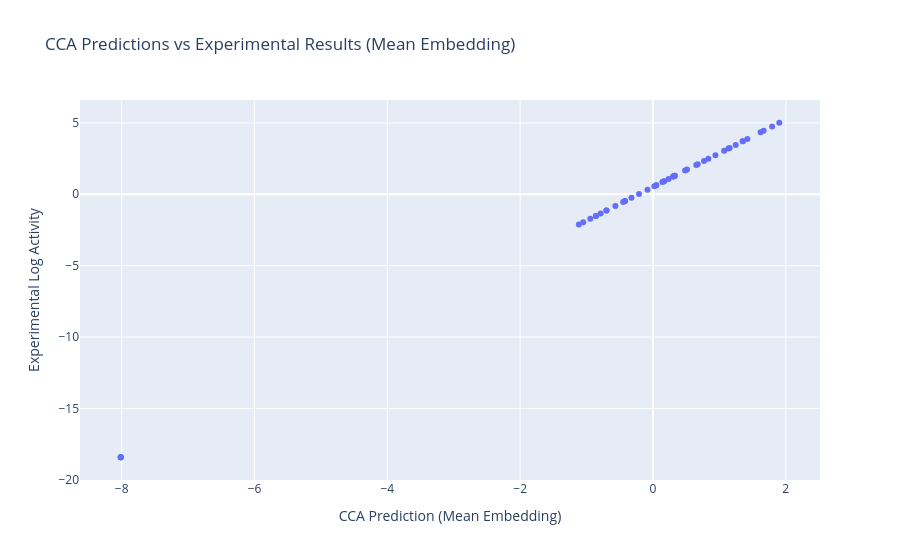

Notebook code cell kept with this figure:
### Code cell
# scatter plots
fig = px.scatter(x=predictions_mean, y=y, labels={'x':'CCA Prediction (Mean Embedding)', 'y':'Experimental Log Activity'}, title='CCA Predictions vs Experimental Results (Mean Embedding)')
fig.show()

### Figure 1 — Plotly figure (JSON) as saved in the notebook; plotly's stock layout.template omitted (floating-point values rounded to 4 significant figures)
{"data": [{"hovertemplate": "CCA Prediction (Mean Embedding)=%{x}<br>Experimental Log Activity=%{y}<extra></extra>", "legendgroup": "", "marker": {"color": "#636efa", "symbol": "circle"}, "mode": "markers", "name": "", "orientation": "v", "showlegend": false, "type": "scatter", "x": [0.8338, 1.349, 0.3283, 0.02076, 0.3044, 1.422, -0.8592, 1.62, -0.9442, -8.014, 0.3165, 0.9403, -0.3236, 0.04867, -0.7007, -1.116, -1.051, -0.8592, -0.7007, -0.449, -8.014, 1.154, 0.1659, 0.7685, 1.794, 0.5121, 1.137, 1.356, 0.3044, 1.901, 1.666, 0.3283, -0.08217, 1.072, 0.235, 0.1413, 0.4841, -0.5659, -0.7885, 0.673, -8.014, 0.6519, -0.4208, 0.1659, -8.014, -0.4208, 0.04867, 1.245, -0.2101], "xaxis": "x", "y": [2.487, 3.704, 1.292, 0.5653, 1.235, 3.875, -1.514, 4.344, -1.715, -18.42, 1.264, 2.738, -0.2485, 0.6313, -1.139, -2.12, -1.966, -1.514, -1.139, -0.5447, -18.42, 3.243, 0.9083, 2.332, 4.755, 1.726, 3.204, 3.72, 1.235, 5.009, 4.454, 1.292, 0.3221, 3.048, 1.072, 0.8502, 1.66, -0.821, -1.347, 2.107, -18.42, 2.057, -0.478, 0.9083, -18.42, -0.478, 0.6313, 3.459, 0.0198], "yaxis": "y"}], "layout": {"legend": {"tracegroupgap": 0}, "title": {"text": "CCA Predictions vs Experimental Results (Mean Embedding)"}, "xaxis": {"anchor": "y", "domain": [0, 1], "title": {"text": "CCA Prediction (Mean Embedding)"}}, "yaxis": {"anchor": "x", "domain": [0, 1], "title": {"text": "Experimental Log Activity"}}}}
